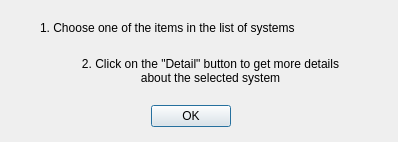
<?xml version="1.0" encoding="UTF-8"?>
<ui version="4.0">
 <class>Dialog</class>
 <widget class="QDialog" name="Dialog">
  <property name="windowModality">
   <enum>Qt::WindowModal</enum>
  </property>
  <property name="geometry">
   <rect>
    <x>0</x>
    <y>0</y>
    <width>398</width>
    <height>142</height>
   </rect>
  </property>
  <property name="mouseTracking">
   <bool>true</bool>
  </property>
  <property name="windowTitle">
   <string>ASTERICS Wizard Help</string>
  </property>
  <property name="sizeGripEnabled">
   <bool>false</bool>
  </property>
  <property name="modal">
   <bool>true</bool>
  </property>
  <widget class="QDialogButtonBox" name="buttonBox">
   <property name="geometry">
    <rect>
     <x>150</x>
     <y>100</y>
     <width>81</width>
     <height>32</height>
    </rect>
   </property>
   <property name="orientation">
    <enum>Qt::Horizontal</enum>
   </property>
   <property name="standardButtons">
    <set>QDialogButtonBox::Ok</set>
   </property>
  </widget>
  <widget class="QLabel" name="label">
   <property name="geometry">
    <rect>
     <x>40</x>
     <y>20</y>
     <width>401</width>
     <height>16</height>
    </rect>
   </property>
   <property name="text">
    <string>1. Choose one of the items in the list of systems</string>
   </property>
  </widget>
  <widget class="QLabel" name="label_2">
   <property name="geometry">
    <rect>
     <x>30</x>
     <y>50</y>
     <width>361</width>
     <height>41</height>
    </rect>
   </property>
   <property name="mouseTracking">
    <bool>false</bool>
   </property>
   <property name="text">
    <string>2. Click on the &quot;Detail&quot; button to get more details 
about the selected system</string>
   </property>
   <property name="alignment">
    <set>Qt::AlignCenter</set>
   </property>
  </widget>
 </widget>
 <resources/>
 <connections>
  <connection>
   <sender>buttonBox</sender>
   <signal>accepted()</signal>
   <receiver>Dialog</receiver>
   <slot>accept()</slot>
   <hints>
    <hint type="sourcelabel">
     <x>248</x>
     <y>254</y>
    </hint>
    <hint type="destinationlabel">
     <x>157</x>
     <y>274</y>
    </hint>
   </hints>
  </connection>
  <connection>
   <sender>buttonBox</sender>
   <signal>rejected()</signal>
   <receiver>Dialog</receiver>
   <slot>reject()</slot>
   <hints>
    <hint type="sourcelabel">
     <x>316</x>
     <y>260</y>
    </hint>
    <hint type="destinationlabel">
     <x>286</x>
     <y>274</y>
    </hint>
   </hints>
  </connection>
 </connections>
</ui>
